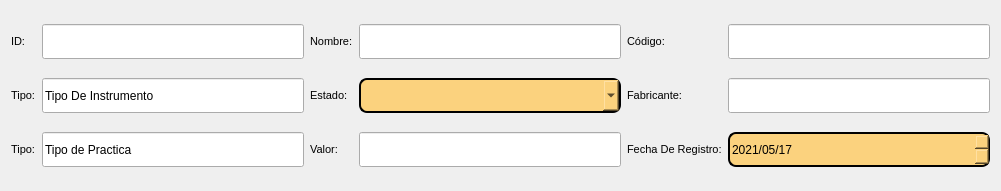
     <widget class="QWidget" name="gridLayoutWidget">
      <property name="geometry">
       <rect>
        <x>50</x>
        <y>50</y>
        <width>1001</width>
        <height>191</height>
       </rect>
      </property>
      <layout class="QGridLayout" name="gridLayout_2">
       <item row="0" column="1">
        <widget class="QLineEdit" name="lineEdit">
         <property name="minimumSize">
          <size>
           <width>0</width>
           <height>35</height>
          </size>
         </property>
         <property name="font">
          <font>
           <family>Arial</family>
          </font>
         </property>
         <property name="styleSheet">
          <string notr="true"/>
         </property>
        </widget>
       </item>
       <item row="0" column="0">
        <widget class="QLabel" name="label">
         <property name="font">
          <font>
           <family>Arial</family>
           <pointsize>8</pointsize>
          </font>
         </property>
         <property name="styleSheet">
          <string notr="true">QLabel{
border: white;
}</string>
         </property>
         <property name="text">
          <string>ID:</string>
         </property>
        </widget>
       </item>
       <item row="1" column="4">
        <widget class="QLabel" name="label_5">
         <property name="font">
          <font>
           <family>Arial</family>
           <pointsize>8</pointsize>
          </font>
         </property>
         <property name="styleSheet">
          <string notr="true">QLabel{
border: white;
}</string>
         </property>
         <property name="text">
          <string>Estado:</string>
         </property>
        </widget>
       </item>
       <item row="0" column="5">
        <widget class="QLineEdit" name="lineEdit_2">
         <property name="minimumSize">
          <size>
           <width>0</width>
           <height>35</height>
          </size>
         </property>
         <property name="font">
          <font>
           <family>Arial</family>
          </font>
         </property>
         <property name="styleSheet">
          <string notr="true"/>
         </property>
        </widget>
       </item>
       <item row="0" column="4">
        <widget class="QLabel" name="label_2">
         <property name="font">
          <font>
           <family>Arial</family>
           <pointsize>8</pointsize>
          </font>
         </property>
         <property name="styleSheet">
          <string notr="true">QLabel{
border: white;
}</string>
         </property>
         <property name="text">
          <string>Nombre:</string>
         </property>
        </widget>
       </item>
       <item row="0" column="7">
        <widget class="QLineEdit" name="lineEdit_3">
         <property name="minimumSize">
          <size>
           <width>0</width>
           <height>35</height>
          </size>
         </property>
         <property name="font">
          <font>
           <family>Arial</family>
          </font>
         </property>
         <property name="styleSheet">
          <string notr="true"/>
         </property>
        </widget>
       </item>
       <item row="0" column="6">
        <widget class="QLabel" name="label_3">
         <property name="font">
          <font>
           <family>Arial</family>
           <pointsize>8</pointsize>
          </font>
         </property>
         <property name="styleSheet">
          <string notr="true">QLabel{
border: white;
}</string>
         </property>
         <property name="text">
          <string>Código:</string>
         </property>
        </widget>
       </item>
       <item row="1" column="7">
        <widget class="QLineEdit" name="lineEdit_6">
         <property name="minimumSize">
          <size>
           <width>0</width>
           <height>35</height>
          </size>
         </property>
         <property name="font">
          <font>
           <family>Arial</family>
          </font>
         </property>
         <property name="styleSheet">
          <string notr="true"/>
         </property>
        </widget>
       </item>
       <item row="1" column="1">
        <widget class="QLineEdit" name="lineEdit_4">
         <property name="minimumSize">
          <size>
           <width>0</width>
           <height>35</height>
          </size>
         </property>
         <property name="font">
          <font>
           <family>Arial</family>
          </font>
         </property>
         <property name="styleSheet">
          <string notr="true"/>
         </property>
         <property name="text">
          <string>Tipo De Instrumento</string>
         </property>
        </widget>
       </item>
       <item row="1" column="0">
        <widget class="QLabel" name="label_4">
         <property name="font">
          <font>
           <family>Arial</family>
           <pointsize>8</pointsize>
          </font>
         </property>
         <property name="styleSheet">
          <string notr="true">QLabel{
border: white;
}</string>
         </property>
         <property name="text">
          <string>Tipo:</string>
         </property>
        </widget>
       </item>
       <item row="1" column="6">
        <widget class="QLabel" name="label_6">
         <property name="font">
          <font>
           <family>Arial</family>
           <pointsize>8</pointsize>
          </font>
         </property>
         <property name="styleSheet">
          <string notr="true">QLabel{
border: white;
}</string>
         </property>
         <property name="text">
          <string>Fabricante:</string>
         </property>
        </widget>
       </item>
       <item row="2" column="6">
        <widget class="QLabel" name="label_8">
         <property name="font">
          <font>
           <family>Arial</family>
           <pointsize>8</pointsize>
          </font>
         </property>
         <property name="styleSheet">
          <string notr="true">QLabel{
border: white;
}</string>
         </property>
         <property name="text">
          <string>Fecha De Registro:</string>
         </property>
        </widget>
       </item>
       <item row="2" column="7">
        <widget class="QDateEdit" name="dateEdit">
         <property name="minimumSize">
          <size>
           <width>0</width>
           <height>35</height>
          </size>
         </property>
         <property name="font">
          <font>
           <family>Arial</family>
          </font>
         </property>
         <property name="styleSheet">
          <string notr="true">QDateEdit{
Border: 2px solid black;
Border-radius: 8px;
background:#FBD27E;
}</string>
         </property>
         <property name="maximumDate">
          <date>
           <year>3000</year>
           <month>12</month>
           <day>31</day>
          </date>
         </property>
         <property name="minimumDate">
          <date>
           <year>2021</year>
           <month>5</month>
           <day>17</day>
          </date>
         </property>
         <property name="displayFormat">
          <string>yyyy/MM/d</string>
         </property>
        </widget>
       </item>
       <item row="2" column="0">
        <widget class="QLabel" name="label_9">
         <property name="font">
          <font>
           <family>Arial</family>
           <pointsize>8</pointsize>
          </font>
         </property>
         <property name="styleSheet">
          <string notr="true">QLabel{
border: white;
}</string>
         </property>
         <property name="text">
          <string>Tipo:</string>
         </property>
        </widget>
       </item>
       <item row="2" column="1">
        <widget class="QLineEdit" name="lineEdit_8">
         <property name="minimumSize">
          <size>
           <width>0</width>
           <height>35</height>
          </size>
         </property>
         <property name="font">
          <font>
           <family>Arial</family>
          </font>
         </property>
         <property name="styleSheet">
          <string notr="true"/>
         </property>
         <property name="text">
          <string>Tipo de Practica</string>
         </property>
        </widget>
       </item>
       <item row="2" column="4">
        <widget class="QLabel" name="label_7">
         <property name="font">
          <font>
           <family>Arial</family>
           <pointsize>8</pointsize>
          </font>
         </property>
         <property name="styleSheet">
          <string notr="true">QLabel{
border: white;
}</string>
         </property>
         <property name="text">
          <string>Valor:</string>
         </property>
        </widget>
       </item>
       <item row="2" column="5">
        <widget class="QLineEdit" name="lineEdit_7">
         <property name="minimumSize">
          <size>
           <width>0</width>
           <height>35</height>
          </size>
         </property>
         <property name="font">
          <font>
           <family>Arial</family>
          </font>
         </property>
         <property name="styleSheet">
          <string notr="true"/>
         </property>
        </widget>
       </item>
       <item row="1" column="5">
        <widget class="QComboBox" name="comboBox">
         <property name="minimumSize">
          <size>
           <width>0</width>
           <height>35</height>
          </size>
         </property>
         <property name="font">
          <font>
           <family>Arial</family>
           <stylestrategy>PreferDefault</stylestrategy>
          </font>
         </property>
         <property name="styleSheet">
          <string notr="true">QComboBox{
Border: 2px solid black;
Border-radius: 8px;
background:#FBD27E;
}</string>
         </property>
         <property name="insertPolicy">
          <enum>QComboBox::InsertAtBottom</enum>
         </property>
         <property name="sizeAdjustPolicy">
          <enum>QComboBox::AdjustToContents</enum>
         </property>
         <property name="frame">
          <bool>false</bool>
         </property>
        </widget>
       </item>
      </layout>
     </widget>
